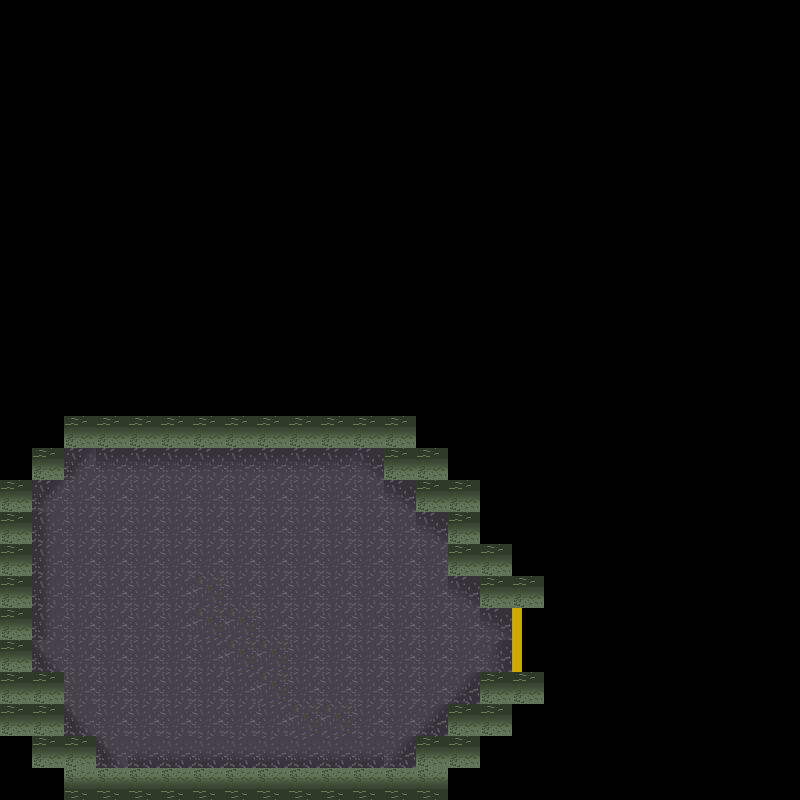

A 2D game scene composited from a Tiled map and its tileset images. What follows is a short description and the map's XML, with each tile layer's data collapsed to a summary:
An orthogonal 25x25 tile map with 32x32 px tiles, 2 tile layers (groundLayer, playerLayer).

<map version="1.0" orientation="orthogonal" renderorder="right-down" width="25" height="25" tilewidth="32" tileheight="32" nextobjectid="62">
 <tileset firstgid="1" name="Poop" tilewidth="32" tileheight="32">
  <tile id="0">
   <properties>
    <property name="isWall" value="true" />
   </properties>
   <image width="32" height="32" source="actually_grass_for_real_live_2015.png" />
  </tile>
  <tile id="1">
   <properties>
    <property name="isWall" value="true" />
   </properties>
   <image width="32" height="32" source="amazinggrass.png" />
  </tile>
  <tile id="2">
   <image width="32" height="32" source="crag_ground_2.png" />
  </tile>
  <tile id="3">
   <image width="32" height="32" source="crag_ground_3.png" />
  </tile>
  <tile id="4">
   <image width="32" height="32" source="crag_ground_base.png" />
  </tile>
  <tile id="5">
   <image width="32" height="32" source="crag_ground_end_me_bottom_right_diag.png" />
  </tile>
  <tile id="6">
   <image width="32" height="32" source="crag_ground_end_me_down.png" />
  </tile>
  <tile id="7">
   <image width="32" height="32" source="crag_ground_end_me_left_down_diag.png" />
  </tile>
  <tile id="8">
   <image width="32" height="32" source="crag_ground_end_me_left.png" />
  </tile>
  <tile id="9">
   <image width="32" height="32" source="crag_ground_end_me_right.png" />
  </tile>
  <tile id="10">
   <image width="32" height="32" source="crag_ground_end_me_top_right_diag.png" />
  </tile>
  <tile id="11">
   <image width="32" height="32" source="crag_ground_end_me_top_right.png" />
  </tile>
  <tile id="12">
   <image width="32" height="32" source="crag_ground_end_me_up.png" />
  </tile>
  <tile id="13">
   <properties>
    <property name="isWall" value="true" />
   </properties>
   <image width="32" height="32" source="crag.png" />
  </tile>
  <tile id="14">
   <properties>
    <property name="isDoor" value="true" />
    <property name="isGround" value="true" />
   </properties>
   <image width="32" height="32" source="door.png" />
  </tile>
  <tile id="15">
   <properties>
    <property name="isWall" value="true" />
   </properties>
   <image width="32" height="32" source="Grass2ass_dark.png" />
  </tile>
  <tile id="16">
   <properties>
    <property name="isWall" value="true" />
   </properties>
   <image width="32" height="32" source="Grass2ass.png" />
  </tile>
  <tile id="17">
   <properties>
    <property name="isWall" value="true" />
   </properties>
   <image width="32" height="32" source="lightcrag.png" />
  </tile>
  <tile id="18">
   <properties>
    <property name="isWall" value="true" />
   </properties>
   <image width="32" height="32" source="lightestcrag.png" />
  </tile>
 </tileset>
 <layer name="groundLayer" width="25" height="25">
  <data>[625 cells, 180 non-empty, 13 distinct tile ids]</data>
 </layer>
 <layer name="playerLayer" width="25" height="25">
  <data>[625 cells, 0 non-empty, 0 distinct tile ids]</data>
 </layer>
</map>
